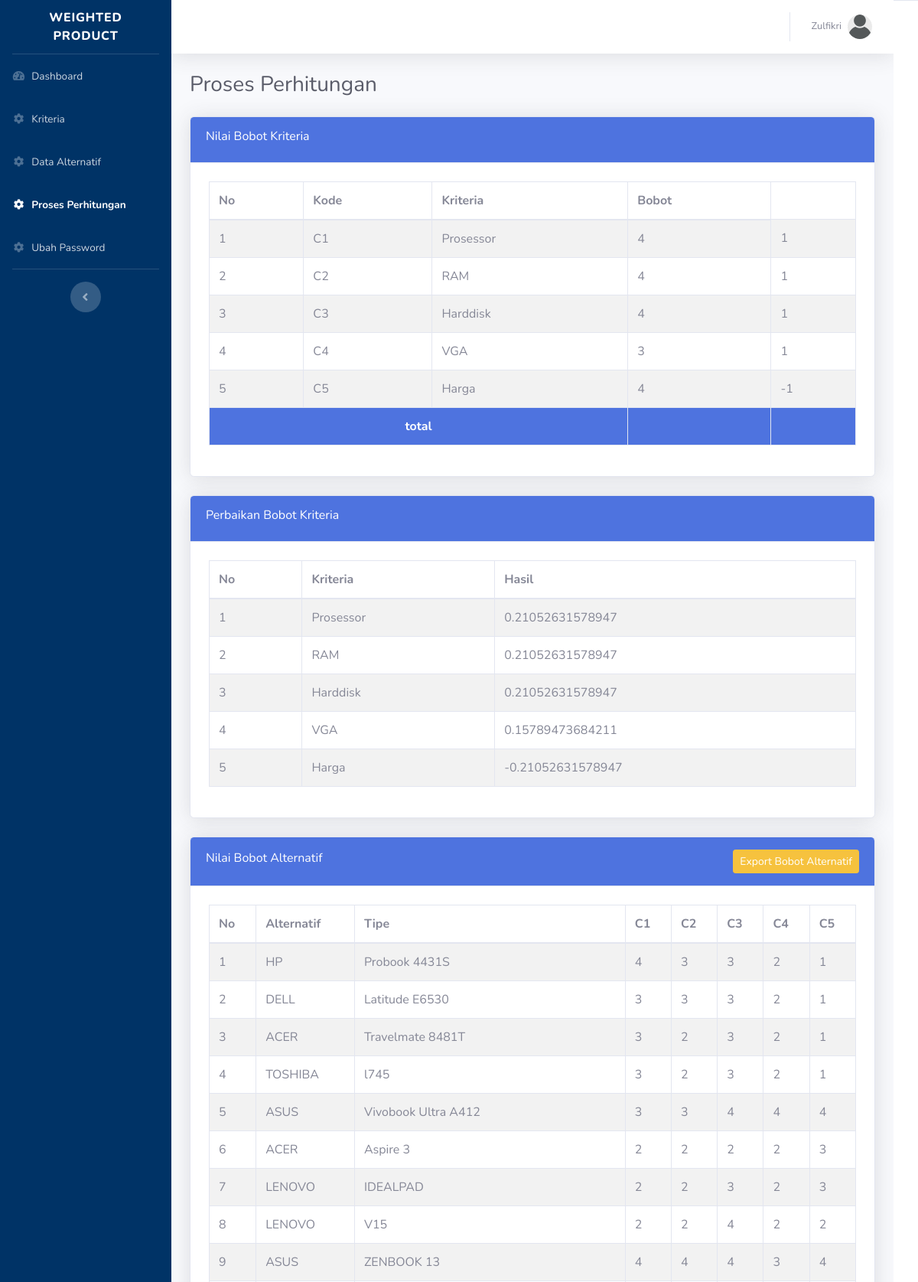
Screenshot of /admin/proses (upper part) with the database file from the repository.
### tables this page shows
CREATE TABLE `kriteria` (
  `id` int(11) NOT NULL,
  `kode_kriteria` varchar(255) NOT NULL,
  `nama_kriteria` varchar(255) NOT NULL,
  `bobot_kriteria` int(100) NOT NULL,
  `atribut_kriteria` int(100) NOT NULL
);

CREATE TABLE `alternatif` (
  `id` int(11) NOT NULL,
  `name` varchar(255) NOT NULL,
  `type` varchar(255) NOT NULL,
  `c1` varchar(255) NOT NULL,
  `b1` int(10) NOT NULL,
  `c2` varchar(255) NOT NULL,
  `b2` int(10) NOT NULL,
  `c3` varchar(255) NOT NULL,
  `b3` int(10) NOT NULL,
  `c4` varchar(255) NOT NULL,
  `b4` int(10) NOT NULL,
  `c5` varchar(255) NOT NULL,
  `b5` int(10) NOT NULL
);

### application/controllers/admin.php (called while the page is built, shortened)
<?php
class Admin extends CI_Controller
{
    public function __construct()
    {
        $this->load->library('form_validation');
        $this->load->model('Get_data');
        $this->load->model('M_alternatif');
        $this->load->model('M_user');
    }
    public function proses()
    {
        $data['active1'] = '';
        $data['active2'] = '';
        $data['active3'] = 'active';
        $data['active4'] = '';
        $data['active5'] = '';
        $data['title'] = 'Weighted Product';
        $data['titlePage'] = 'Proses Perhitungan';
        $data['kriteria'] = $this->Get_data->GetData();
        $data['alternatif'] = $this->Get_data->Alter();
        $data['total'] = $this->M_alternatif->hitung();
        $data['totalS'] = $this->M_alternatif->totalS();
        $data['pBobot'] = $this->M_alternatif->pBobot();
        $this->load->view('templates/header', $data);
        $this->load->view('templates/sidebar', $data);
        $this->load->view('admin/proses', $data);
        $this->load->view('templates/footer', $data);
    }
}

### index.php (called while the page is built, shortened)
<?php
require_once BASEPATH.'core/CodeIgniter.php';

### application/models/M_alternatif.php (called while the page is built, shortened)
<?php
class M_alternatif extends CI_Model
{
    public function totalS()
    {
        $bobot_kriteria = [];
        $hasil_bobot = [];
        $bobot = 0;
        $alternatif = $this->db->get('alternatif')->result_array();
        $kriteria = $this->db->get('kriteria')->result_array();
        for ($x = 0; $x < count($kriteria); $x++) {
            $bobot_kriteria[$x]['bobot_kriteria'] = $kriteria[$x]['bobot_kriteria'];
            $bobot_kriteria[$x]['atribut_kriteria'] = $kriteria[$x]['atribut_kriteria'];
            $bobot += (int)$kriteria[$x]['bobot_kriteria'];
        }
        for ($x = 0; $x < count($bobot_kriteria); $x++) {
            $hasil_bobot[$x]['p_bobot'] = ($bobot_kriteria[$x]['bobot_kriteria'] / $bobot) * $bobot_kriteria[$x]['atribut_kriteria'];
        }
        $dataVS = [];
        $totalS = [];
        foreach ($alternatif as $i => $alt) {
            $t = 0;
            foreach ($hasil_bobot as $j => $hb) {
                $h = $alt['b' . ($j + 1)] ** $hb['p_bobot'];
                $t = ($t != 0) ? $t * $h : $h;
            }
            $totalS[] = $t;
        }
        for ($x = 0; $x < count($alternatif); $x++) {
            $dataVS[$x]['name'] = $alternatif[$x]['name'];
            $dataVS[$x]['type'] = $alternatif[$x]['type'];
            $dataVS[$x]['totalS'] = $totalS[$x];
        }
        return $dataVS;
    }
    public function pBobot()
    {
        $bobot_kriteria = [];
        $hasil_bobot = [];
        $bobot = 0;
        $kriteria = $this->db->get('kriteria')->result_array();
        for ($x = 0; $x < count($kriteria); $x++) {
            $bobot_kriteria[$x]['bobot_kriteria'] = $kriteria[$x]['bobot_kriteria'];
            $bobot_kriteria[$x]['atribut_kriteria'] = $kriteria[$x]['atribut_kriteria'];
            $bobot += (int)$kriteria[$x]['bobot_kriteria'];
        }
        for ($x = 0; $x < count($bobot_kriteria); $x++) {
            $hasil_bobot[$x]['nama_kriteria'] = $kriteria[$x]['nama_kriteria'];
            $hasil_bobot[$x]['p_bobot'] = ($bobot_kriteria[$x]['bobot_kriteria'] / $bobot) * $bobot_kriteria[$x]['atribut_kriteria'];
        }
        return $hasil_bobot;
    }
}

### application/models/Get_data.php (called while the page is built, shortened)
<?php
class Get_data extends CI_Model
{
    public function GetData()
    {
        return $this->db->get('kriteria')->result_array();
    }
    public function Alter()
    {
        return $this->db->get('alternatif')->result_array();
    }
}

### application/views/admin/proses.php (the view, shortened to what this page needs)
<div class="container-fluid">
    <div class="d-sm-flex align-items-center justify-content-between mb-4">
        <h1 class="h3 mb-0 text-gray-800"><?= $titlePage; ?></h1>
    </div>
    <div class="row">
        <div class="col-xl-12 col-lg-8">
            <div class="card shadow mb-4">
                <div class="card-header py-3 d-flex flex-row align-items-center justify-content-between bg-primary text-white">
                    <h6>Nilai Bobot Kriteria</h6>
                </div>
                <div class="card-body">
                    <div class="row m-1">
                        <table class="table table-bordered table-striped ">
                            <thead>
                                <tr>
                                    <th>No</th>
                                    <th>Kode</th>
                                    <th>Kriteria</th>
                                    <th>Bobot</th>
                                </tr>
                            </thead>
                            <tbody>
                                <?php $i = 1; ?>
                                <?php foreach ($kriteria as $data) : ?>
                                    <tr>
                                        <td><?= $i; ?></td>
                                        <td><?= $data['kode_kriteria']; ?></td>
                                        <td><?= $data['nama_kriteria']; ?></td>
                                        <td><?= $data['bobot_kriteria']; ?></td>
                                        <td><?= $data['atribut_kriteria']; ?></td>
                                    </tr>
                                    <?php $i++; ?>
                                <?php endforeach; ?>
                                <tr class="bg-primary">
                                    <th class="text-center  text-white" colspan="3">total</th>
                                    <th class="text-white">
                                    </th>
                                    <th></th>
                                </tr>
                            </tbody>
                        </table>
                    </div>
                </div>
            </div>
        </div>
        <div class="col-xl-12 col-lg-8">
            <div class="card shadow mb-4">
                <div class="card-header py-3 d-flex flex-row align-items-center justify-content-between bg-primary text-white">
                    <h6>Perbaikan Bobot Kriteria</h6>
                </div>
                <div class="card-body">
                    <div class="row m-1">
                        <table class="table table-bordered table-striped ">
                            <thead>
                                <tr>
                                    <th>No</th>
                                    <th>Kriteria</th>
                                    <th>Hasil</th>
                                </tr>
                            </thead>
                            <tbody>
                                <?php for ($i = 0; $i < count($pBobot); $i++) : ?>
                                    <tr>
                                        <td><?= $i + 1; ?></td>
                                        <td><?= $pBobot[$i]['nama_kriteria']; ?></td>
                                        <td><?= $pBobot[$i]['p_bobot']; ?></td>
                                    </tr>
                                <?php endfor; ?>
                            </tbody>
                        </table>
                    </div>
                </div>
            </div>
        </div>
        <div class="col-xl-12 col-lg-8">
            <div class="card shadow mb-4">
                <div class="card-header py-3 d-flex flex-row align-items-center justify-content-between bg-primary text-white">
                    <h6>Nilai Bobot Alternatif</h6>
                    <a class="btn btn-warning btn-sm" href="<?= base_url('admin/exportAlt'); ?>">Export Bobot Alternatif</a>
                </div>
                <div class="card-body">
                    <div class="row m-1">
                        <table class="table table-bordered table-striped ">
                            <thead>
                                <tr>
                                    <th>No</th>
                                    <th>Alternatif</th>
                                    <th>Tipe</th>
                                    <th>C1</th>
                                    <th>C2</th>
                                    <th>C3</th>
                                    <th>C4</th>
                                    <th>C5</th>
                                </tr>
                            </thead>
                            <tbody>
                                <?php $i = 1; ?>
                                <?php foreach ($alternatif as $data) : ?>
                                    <tr>
                                        <td><?= $i; ?></td>
                                        <td><?= $data['name']; ?></td>
                                        <td><?= $data['type']; ?></td>
                                        <td><?= $data['b1']; ?></td>
                                        <td><?= $data['b2']; ?></td>
                                        <td><?= $data['b3']; ?></td>
                                        <td><?= $data['b4']; ?></td>
                                        <td><?= $data['b5']; ?></td>
                                    </tr>
                                    <?php $i++; ?>
                                <?php endforeach; ?>
                            </tbody>
                        </table>
                    </div>
                </div>
            </div>
        </div>
    </div>
</div>

### rows the page displays
kriteria: kode_kriteria "C1", nama_kriteria "Prosessor", bobot_kriteria "4", atribut_kriteria "1"
kriteria: kode_kriteria "C2", nama_kriteria "RAM", bobot_kriteria "4", atribut_kriteria "1"
kriteria: kode_kriteria "C3", nama_kriteria "Harddisk", bobot_kriteria "4", atribut_kriteria "1"
kriteria: kode_kriteria "C4", nama_kriteria "VGA", bobot_kriteria "3", atribut_kriteria "1"
kriteria: kode_kriteria "C5", nama_kriteria "Harga", bobot_kriteria "4", atribut_kriteria "-1"
alternatif: name "HP", type "Probook 4431S", b1 "4", b2 "3", b3 "3", b4 "2", b5 "1"
alternatif: name "DELL", type "Latitude E6530", b1 "3", b2 "3", b3 "3", b4 "2", b5 "1"
alternatif: name "ACER", type "Travelmate 8481T", b1 "3", b2 "2", b3 "3", b4 "2", b5 "1"
alternatif: name "TOSHIBA", type "l745", b1 "3", b2 "2", b3 "3", b4 "2", b5 "1"
alternatif: name "ASUS", type "Vivobook Ultra A412", b1 "3", b2 "3", b3 "4", b4 "4", b5 "4"
alternatif: name "ACER", type "Aspire 3", b1 "2", b2 "2", b3 "2", b4 "2", b5 "3"
alternatif: name "LENOVO", type "IDEALPAD", b1 "2", b2 "2", b3 "3", b4 "2", b5 "3"
alternatif: name "LENOVO", type "V15", b1 "2", b2 "2", b3 "4", b4 "2", b5 "2"
alternatif: name "ASUS", type "ZENBOOK 13", b1 "4", b2 "4", b3 "4", b4 "3", b5 "4"

### other values shown
$title "WEIGHTED PRODUCT"
$titlePage "Proses Perhitungan"
$pBobot[$i]['nama_kriteria'] "Prosessor"
$pBobot[$i]['p_bobot'] "0.21052631578947"
$pBobot[$i]['nama_kriteria'] "RAM"
$pBobot[$i]['nama_kriteria'] "Harddisk"
$pBobot[$i]['nama_kriteria'] "VGA"
$pBobot[$i]['p_bobot'] "0.15789473684211"
$pBobot[$i]['nama_kriteria'] "Harga"
$pBobot[$i]['p_bobot'] "-0.21052631578947"
